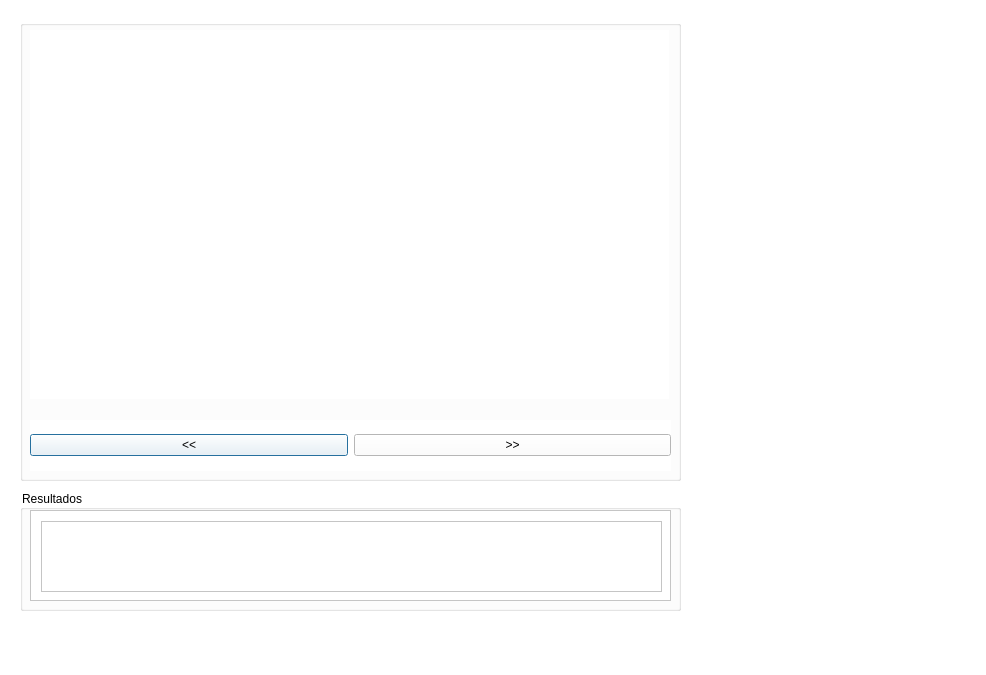
<?xml version="1.0" encoding="UTF-8"?>
<ui version="4.0">
 <class>Dialog</class>
 <widget class="QDialog" name="Dialog">
  <property name="geometry">
   <rect>
    <x>0</x>
    <y>0</y>
    <width>986</width>
    <height>675</height>
   </rect>
  </property>
  <property name="windowTitle">
   <string>ColonyCounter2001XD</string>
  </property>
  <property name="styleSheet">
   <string notr="true">background-color: rgb(255, 255, 255);</string>
  </property>
  <property name="sizeGripEnabled">
   <bool>false</bool>
  </property>
  <widget class="QGroupBox" name="groupBox_3">
   <property name="geometry">
    <rect>
     <x>20</x>
     <y>490</y>
     <width>661</width>
     <height>121</height>
    </rect>
   </property>
   <property name="title">
    <string>Resultados</string>
   </property>
   <widget class="QScrollArea" name="scrollArea_2">
    <property name="geometry">
     <rect>
      <x>10</x>
      <y>20</y>
      <width>641</width>
      <height>91</height>
     </rect>
    </property>
    <property name="widgetResizable">
     <bool>true</bool>
    </property>
    <widget class="QWidget" name="scrollAreaWidgetContents_2">
     <property name="geometry">
      <rect>
       <x>0</x>
       <y>0</y>
       <width>639</width>
       <height>89</height>
      </rect>
     </property>
     <widget class="QTableView" name="tableRes">
      <property name="geometry">
       <rect>
        <x>10</x>
        <y>10</y>
        <width>621</width>
        <height>71</height>
       </rect>
      </property>
     </widget>
    </widget>
   </widget>
  </widget>
  <widget class="QGroupBox" name="groupBox">
   <property name="geometry">
    <rect>
     <x>20</x>
     <y>20</y>
     <width>661</width>
     <height>461</height>
    </rect>
   </property>
   <property name="title">
    <string/>
   </property>
   <widget class="QLabel" name="lblImRes">
    <property name="geometry">
     <rect>
      <x>10</x>
      <y>10</y>
      <width>639</width>
      <height>369</height>
     </rect>
    </property>
    <property name="text">
     <string/>
    </property>
   </widget>
   <widget class="QWidget" name="horizontalLayoutWidget_3">
    <property name="geometry">
     <rect>
      <x>10</x>
      <y>400</y>
      <width>641</width>
      <height>51</height>
     </rect>
    </property>
    <layout class="QHBoxLayout" name="horizontalLayout_3">
     <item>
      <widget class="QPushButton" name="pushButton_3">
       <property name="text">
        <string>&lt;&lt;</string>
       </property>
      </widget>
     </item>
     <item>
      <widget class="QPushButton" name="btnR">
       <property name="text">
        <string>&gt;&gt;</string>
       </property>
      </widget>
     </item>
    </layout>
   </widget>
  </widget>
 </widget>
 <resources/>
 <connections/>
</ui>
